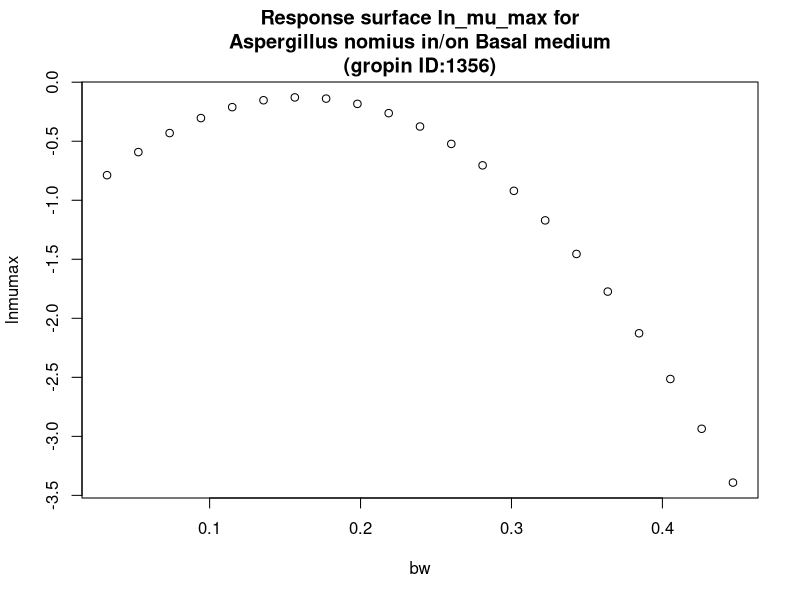

Source code (R):
#############################
# start of Parameter script
#############################
bw <- seq(0.032032,0.446753246753247,length.out=21)
#############################
# end of Parameter script
#############################
############################# 
# start of Model script Gropin ID 1356 
#############################
 
# constant coefficients for this model
 
variables <- data.frame(bw)
argumentsPar <- unique.data.frame(expand.grid(variables))
 
# heart of the model
response_surface <- function(bw) {
   mumax <-(-1.1570+12.810*bw-39.87*bw^2)

	return(mumax=mumax)
} 

# output parameters
responseSurface <- cbind(argumentsPar,response_surface(argumentsPar['bw']))
colnames(responseSurface) <- c(colnames(argumentsPar),'lnmumax')
#############################
# End of Model script
#############################
############################# 
# start of Visualisation script Gropin ID 1356 
#############################
titleText <-'Response surface ln_mu_max for
Aspergillus nomius in/on Basal medium
(gropin ID:1356)'
plot(bw,responseSurface$'lnmumax',xlab='bw',
                          ylab='lnmumax',main=titleText)
#############################
# End of Visualisation script
#############################
